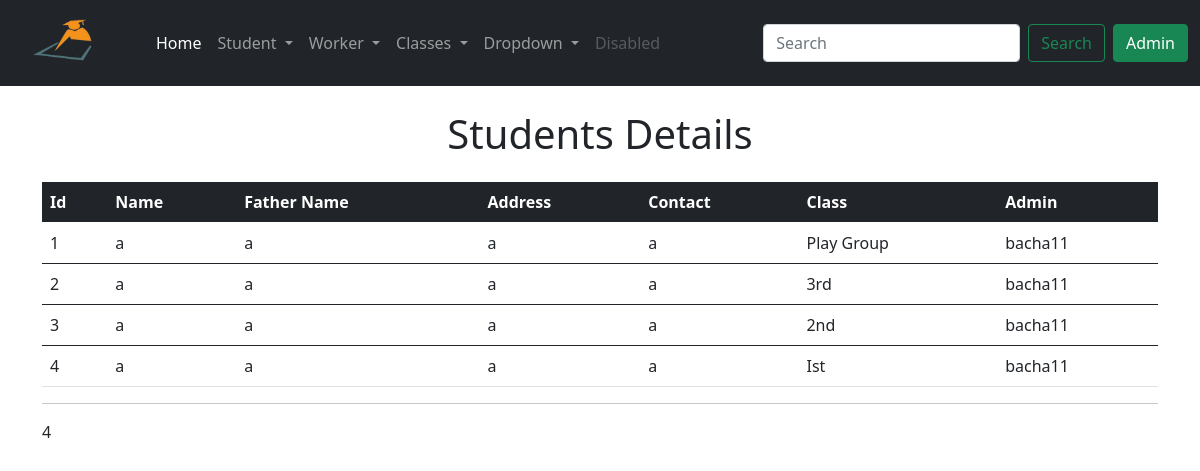
Screenshot of /student_Detials with the database file from the repository.
### app/models.py (models this page shows, shortened)
class Student(db.Model):
    id = db.Column(db.Integer, primary_key=True)
    std_name = db.Column(db.String(64), index=True)
    f_name = db.Column(db.String(64), index=True)
    std_address = db.Column(db.String(128), index=True)
    std_contact = db.Column(db.String(64), index=True)
    std_class = db.Column(db.Integer, db.ForeignKey('class.id'))
    admin_id = db.Column(db.Integer, db.ForeignKey('admin.id'))

class Class(db.Model):
    id = db.Column(db.Integer, primary_key=True)
    cls_name = db.Column(db.String(64), index=True)
    student = db.relationship('Student', backref='stdclass')

class Admin(UserMixin, db.Model):
    id = db.Column(db.Integer, primary_key=True)
    username = db.Column(db.String(32), unique=True, index=True)
    email = db.Column(db.String(64), unique=True, index=True)
    password_hash = db.Column(db.String(128))
    student = db.relationship('Student', backref='admin')
    teacher = db.relationship('Teacher', backref='admin')
    worker = db.relationship('Worker', backref='admin')

### app/routes.py (the view)
@app.route('/student_Detials')
def student_Detials():
    students = Student.query.all()
    return render_template('student_Detials.html', title='Student Detials', students=students)

### app/templates/student_Detials.html
{% extends 'base.html' %}
{% block content %}
<div class="container">
<h1 class="text-center mt-4">Students Details</h1>
<table class="table mt-4">
    <thead class="table-dark">
      <tr>
        <th scope="col">Id</th>
        <th scope="col">Name</th>
        <th scope="col">Father Name</th>
        <th scope="col">Address</th>
        <th scope="col">Contact</th>
        <th scope="col">Class</th>
        <th scope="col">Admin</th>
      </tr>
    </thead>
    {% for student in students %}
    <tbody>
      <tr>
        <td> {{ student.id }}</td>
        <td> {{ student.std_name }} </td>
        <td> {{ student.f_name }} </td>
        <td> {{ student.std_address }} </td>
        <td> {{ student.std_contact }} </td>
        <td> {{ student.stdclass.cls_name }} </td>
        <td> {{ student.admin.username }} </td>
      </tr>
    </tbody>
    {% endfor %}
  </table>
  <hr>
  <p> {{ students|length }} </p>
</div>
{% endblock %}

### rows the page displays
Student: id "1", std_name "a", f_name "a", std_address "a", std_contact "a", stdclass.cls_name "Play Group", admin.username "bacha11"
Student: id "2", std_name "a", f_name "a", std_address "a", std_contact "a", stdclass.cls_name "3rd", admin.username "bacha11"
Student: id "3", std_name "a", f_name "a", std_address "a", std_contact "a", stdclass.cls_name "2nd", admin.username "bacha11"
Student: id "4", std_name "a", f_name "a", std_address "a", std_contact "a", stdclass.cls_name "Ist", admin.username "bacha11"

### other values shown
{{ students|length }} "4"
